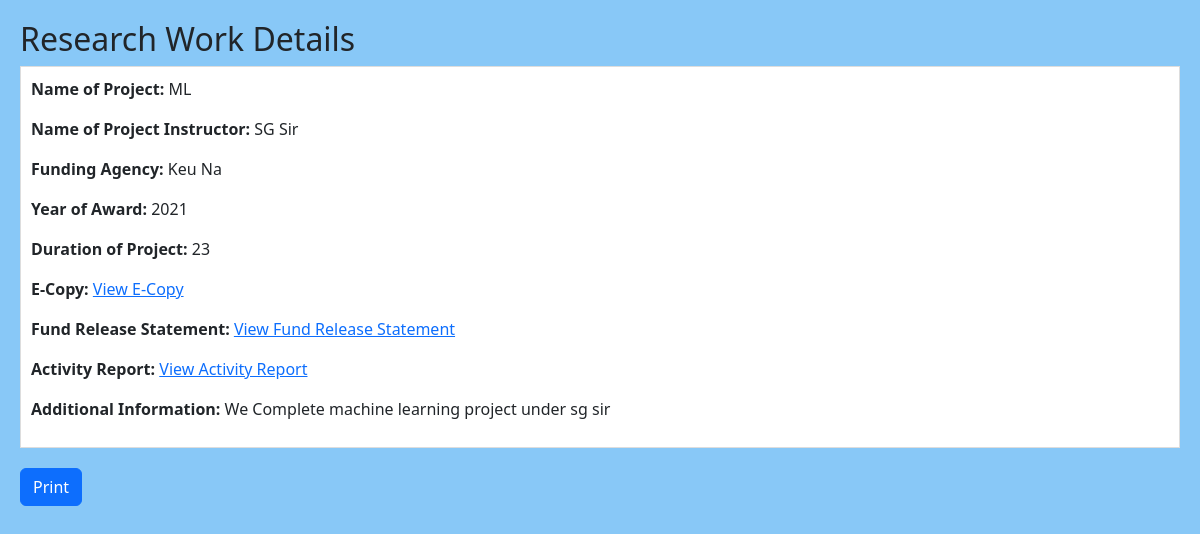
Screenshot of /users/details.php?proid=ML3018 with the database file from the repository.
### tables this page shows
CREATE TABLE `researchwork` (
  `proid` varchar(255) NOT NULL,
  `instid` varchar(255) NOT NULL,
  `deptname` varchar(255) NOT NULL,
  `fid` varchar(255) NOT NULL,
  `proname` varchar(255) NOT NULL,
  `picopi` varchar(255) NOT NULL,
  `fundagent` varchar(255) NOT NULL,
  `award` varchar(255) NOT NULL,
  `duration` varchar(255) NOT NULL,
  `ecopy` varchar(255) NOT NULL,
  `fundstatement` varchar(255) NOT NULL,
  `activereport` varchar(255) NOT NULL,
  `addinfo` varchar(255) NOT NULL
);

### users/details.php (the view, shortened to what this page needs)
<?php
require '../connect.php';
?>
<!DOCTYPE html>
<html lang="en">
<head>
    <link href="https://cdn.jsdelivr.net/npm/bootstrap@5.3.2/dist/css/bootstrap.min.css" rel="stylesheet">
</head>
<body>
    <?php
    $proid = $_GET['proid'];
    if ($proid !== 'null') {
        $sql = "SELECT * FROM researchwork WHERE proid = ?";
        $result = $conn->prepare($sql);
        $result->bind_param("s", $proid);
        $result->execute();
        $researchwork_result = $result->get_result();
        ?>
        <h2>Research Work Details</h2>
        <?php if ($researchwork_result->num_rows > 0) : ?>
            <?php while ($row = $researchwork_result->fetch_assoc()) : ?>
                <div class="details-block">
                    <p><strong>Name of Project:</strong> <?php echo $row["proname"]; ?></p>
                    <p><strong>Name of Project Instructor:</strong> <?php echo $row["picopi"]; ?></p>
                    <p><strong>Funding Agency:</strong> <?php echo $row["fundagent"]; ?></p>
                    <p><strong>Year of Award:</strong> <?php echo $row["award"]; ?></p>
                    <p><strong>Duration of Project:</strong> <?php echo $row["duration"]; ?></p>
                    <p><strong>E-Copy:</strong> <a href="../faculty/facultyDashboard/<?php echo $row["ecopy"]; ?>" target="_blank">View E-Copy</a></p>
                    <p><strong>Fund Release Statement:</strong> <a href="../faculty/facultyDashboard/<?php echo $row["fundstatement"]; ?>" target="_blank">View Fund Release Statement</a></p>
                    <p><strong>Activity Report:</strong> <a href="../faculty/facultyDashboard/<?php echo $row["activereport"]; ?>" target="_blank">View Activity Report</a></p>
                    <p><strong>Additional Information:</strong> <?php echo $row["addinfo"]; ?></p>
                </div>
            <?php endwhile; ?>
        <?php else : ?>
            <p>No research work projects are available.</p>
        <?php endif;
    }
    ?>
    <button class="btn btn-primary" onclick="generatePDF()">Print</button>
</body>
</html>

### users/details.php (style rules this page uses)
body { background-color: #88c8f7; padding: 20px; }
.details-block { border: 1px solid #ddd; padding: 10px; margin-bottom: 20px; background-color: #fff; }

### rows the page displays
researchwork: proname "ML", picopi "SG Sir", fundagent "Keu Na", award "2021", duration "23", addinfo "We Complete machine learning project under sg sir"
